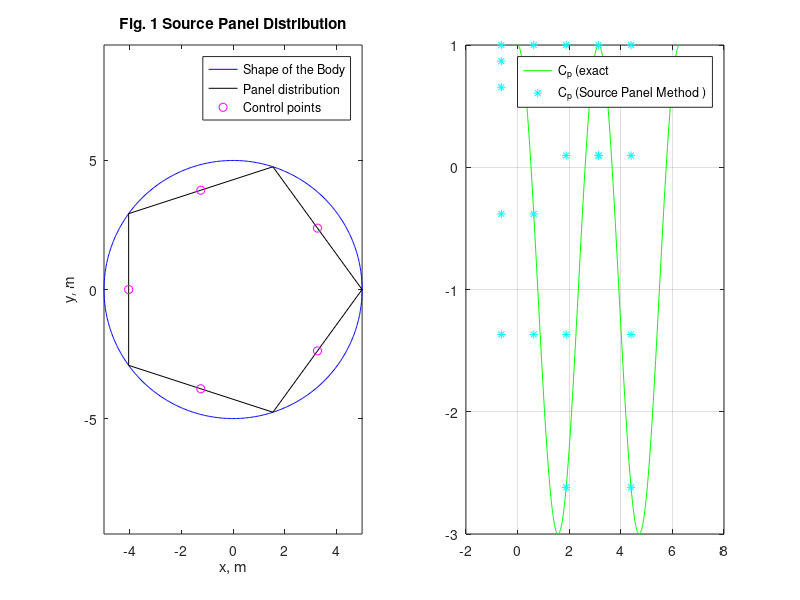

MATLAB code for this plot:
fprintf('We have taken the angle of attack as zero for ensuring simplified calculations \n');
Vinf = input(' Enter the freestream velocity: \n');
R = input(' Enter the radius: \n');
n= input('Enter the number of panels \n');
%angle substended by each panel at center
dtheta=2*pi/n;
%central angle and values of theta to give values of x1 y1 and so on
theta=pi+pi/n:-dtheta:-pi+pi/n;
%Boundary Points of Panel
X=R*cos(theta);
Y=R*sin(theta);
%we will compute the potential due to 
%contx and conty are the control points of the panel
%S is the length of each panel
%Beta is the angle between the freestream velocity direction & normal of the panel
for i=1:n
 phi(i)= atan2((Y(i+1)-Y(i)),(X(i+1)-X(i)));
 beta(i)=phi(i)+pi/2;
 contx(i)=(X(i+1)+X(i))/2;
 conty(i)=(Y(i+1)+Y(i))/2;
 S(i)=sqrt((Y(i+1)-Y(i))^2+(X(i+1)-X(i))^2);
end
%We will compute the required integrals for computing the potential at ith panel 
for i=1:n
    for j=1:n
        if i == j
            I(i,j)=0;
        else
        A=-(contx(i)-X(j))*cos(phi(j))-(conty(i)-Y(j))*sin(phi(j));
        B=(contx(i)-X(j))^2+(conty(i)-Y(j))^2;
        C=sin(phi(i)-phi(j));
        D=(conty(i)-Y(j))*cos(phi(i))-(contx(i)-X(j))*sin(phi(i));
        E=sqrt(B-A^2);
        I(i,j)=C/2*log((S(j)^2+2*A*S(j)+B)/B)+(D-A*C)/E*(atan2((S(j)+A),E)-atan2(A,E));
        J(i,j)=(D-A*C)/2/E*log((S(j)^2+2*A*S(j)+B)/B) -C*(atan2((S(j)+A),E)-atan2(A,E));
        end
    Vn(i,1)=Vinf*cos(beta(i)); %Component of Vinf normal to the ith panel is
    end
end
M=(I/(2*pi))+(eye(n)/2);   %eye(n) stand for identity matrix of order n
lambda=-inv(M)*Vn;

% check whether the sum of source strenghs is 0
fprintf('The sum of all sources is %f',dot(lambda,S));  
Vs = Vinf*sin(beta) + J*lambda/2/pi; % tangent velocity
Cp = 1-(Vs/Vinf).^2;                  % pressure coefficient
%Plot
close all
angle = 0:0.01:2*pi;              % angle for plotting  
Cp_exact = 1 - 4*sin(angle).^2;  % pressure coefficient, analytical solution
Vs_exact = 2*Vinf*sin(angle);   % tangent velocity, analytical solution

figure

subplot(1,2,1);
plot(R*cos(0:0.01:2*pi),R*sin(0:0.01:2*pi),'b', X,Y,'k',contx,conty,'om'); 
axis equal; legend('Shape of the Body','Panel distribution','Control points')
xlabel('x, m'); ylabel('y, m'); title('Fig. 1 Source Panel Distribution');

subplot(1,2,2);
plot(angle,Cp_exact,'g',beta,Cp,'*c');
grid;
legend('C_p (exact', 'C_p (Source Panel Method )');